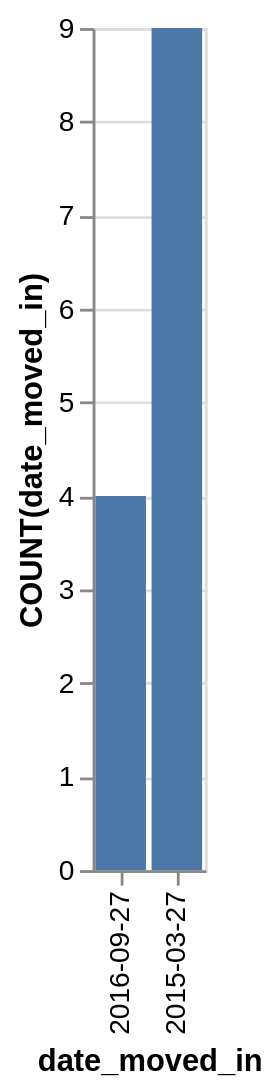

Express this chart as Vega-Lite.
### Vega-Lite specification from a JSON file in a GitHub repository (floating-point values rounded to 4 significant figures)
{"data": {"values": [{"x_data": "2016-09-27", "y_data": 4}, {"x_data": "2015-03-27", "y_data": 9}]}, "mark": "bar", "encoding": {"x": {"field": "x_data", "type": "nominal", "title": "date_moved_in", "sort": "descending"}, "y": {"field": "y_data", "type": "quantitative", "title": "COUNT(date_moved_in)"}}}
